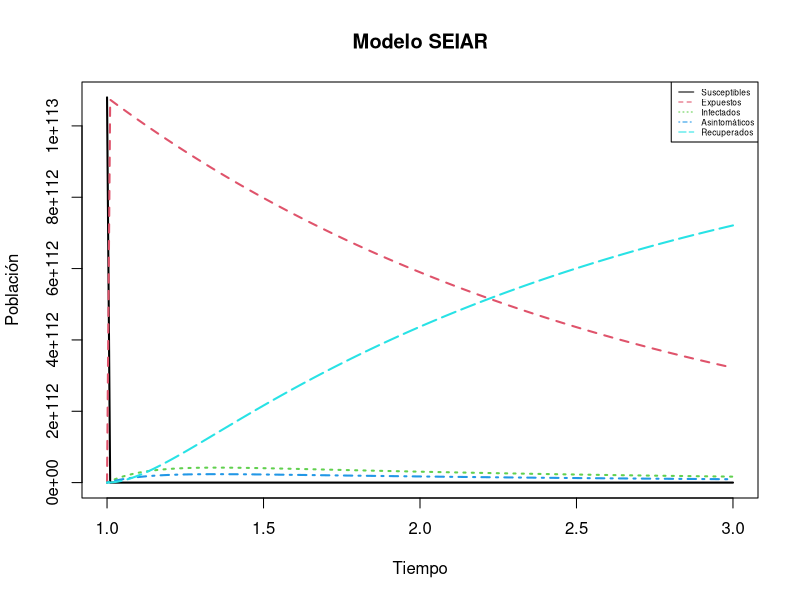
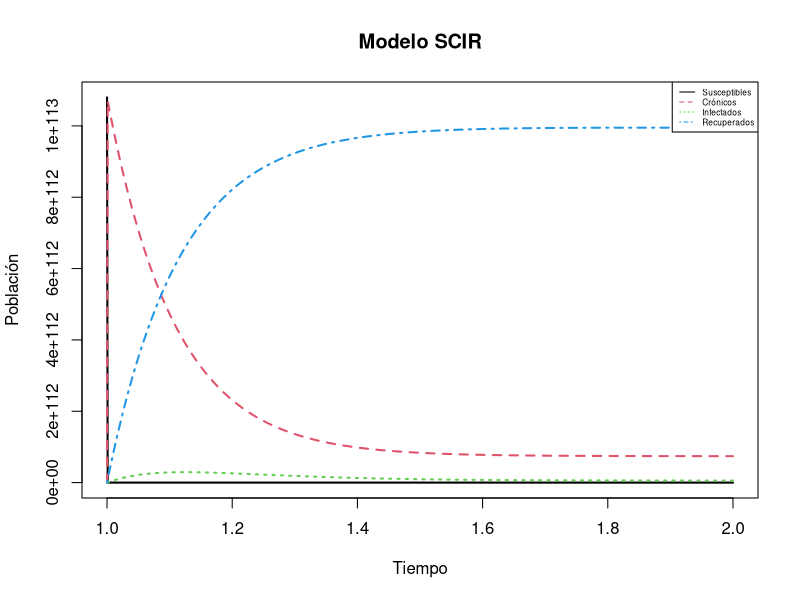
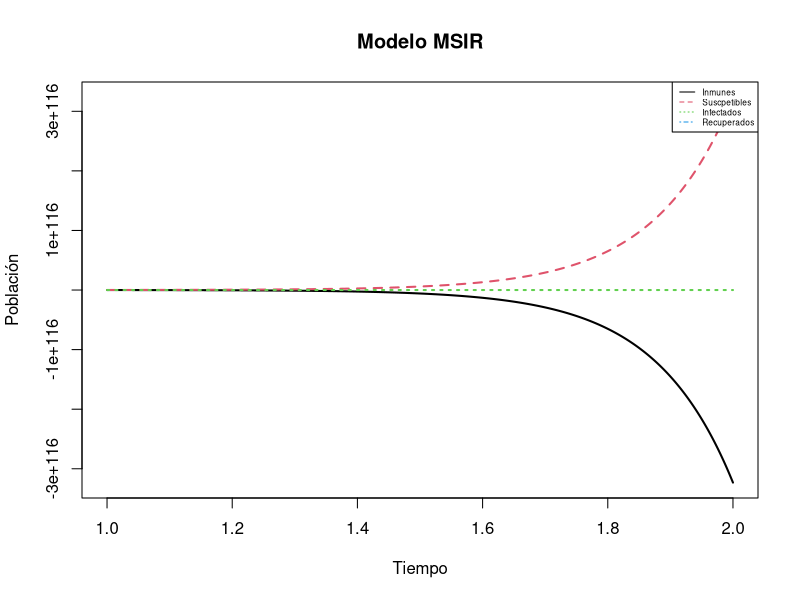
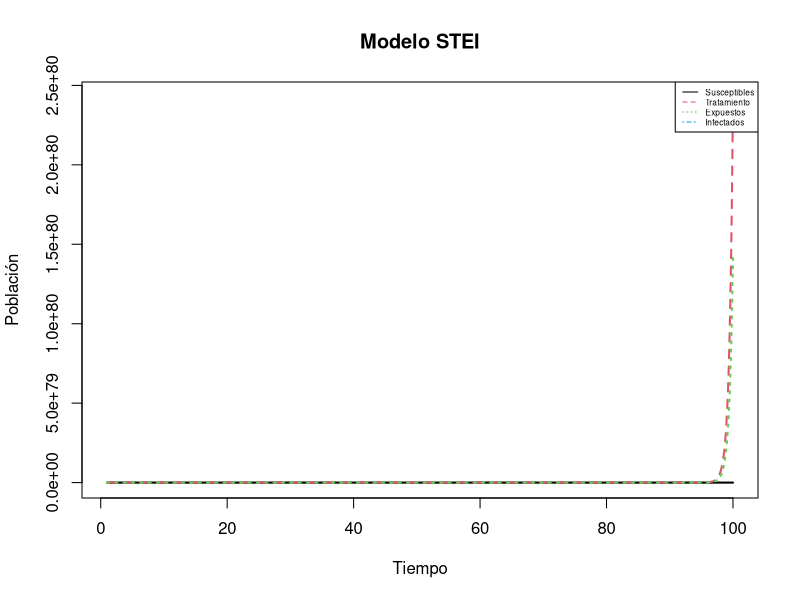
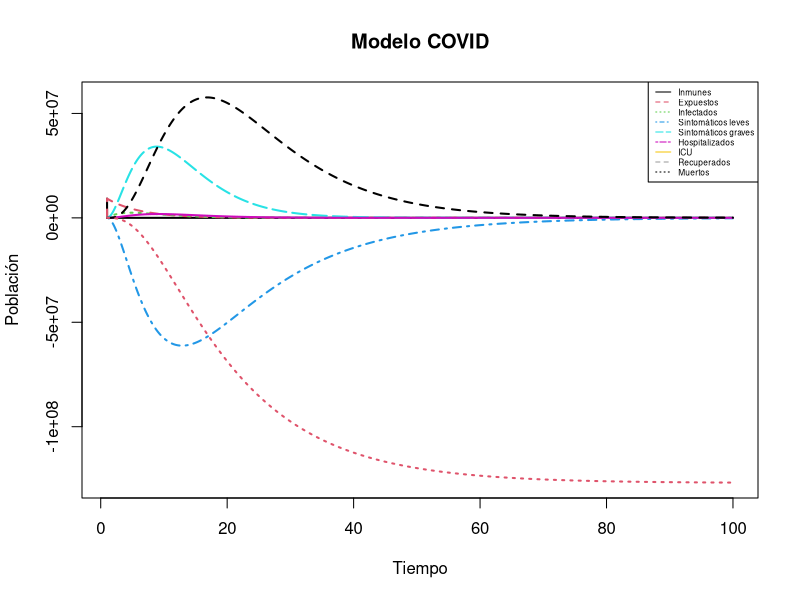

The R source for these figures, in order:
## ---- chunk 1
library(deSolve)
## ---- chunk 2

SEIAR <- function (tiempo, compartimentos, parametros) {
  with (as.list (c (compartimentos, parametros)), {
    dS <- nu - beta*S*(I+(q*A)) - mu*S
    dE <- beta*S*(I+(q*A)) - mu*E - eta*E
    dI <- p*eta*E - alfa*I - mu*I
    dA <- (1-p)*eta*E - gama*A - mu*A
    dR <- gama*A + alfa*I - mu*R
    list (c (dS, dE, dI, dA, dR))
  })
}

parametros <- c (beta = 6, gama = 8, eta = 0.6, mu = 0.005,
         nu = 0.005, p = 0.64, q = 0.26, alfa = 8)
compartimentos <- c (S = 13.5^100, E = 0, I = 65, A = 12, R = 0)
tiempo <- seq (from = 1, to = 3, by = 0.01)

outSEIAR <- ode (compartimentos, tiempo, SEIAR, parametros)

matplot (outSEIAR [ , 1], outSEIAR [ , 2:6], type = "l",
         xlab = "Tiempo", ylab = "Población",
         main = "Modelo SEIAR", lwd = 2)
legend ("topright", c ("Susceptibles", "Expuestos", "Infectados", "Asintomáticos", "Recuperados"), col = 1:5, lty = 1:5, cex = 0.5)
## ---- chunk 3
    library(deSolve)
## ---- chunk 4

SCIR <- function (tiempo, compartimentos, parametros) {
  with (as.list (c (compartimentos, parametros)), {
    dS <- nu - beta*S*(I+(q*C)) - mu*S + rho*R
    dC <- beta*S*(I+(q*C)) - (eta+gama+mu)*C
    dI <- eta*C - (alfa+mu)*I
    dR <- alfa*I + gama*C - (mu+rho)*R
    list (c (dS, dC, dI, dR))
  })
}

parametros <- c (beta = 6, gama = 8, eta = 0.6, mu = 0.005,
         nu = 0.005, rho = 0.64, q = 0.26, alfa = 8)
compartimentos <- c (S = 13.5^100, C = 0, I = 65, R = 0)
tiempo <- seq (from = 1, to = 2, by = 0.001)

outSEIAR <- ode (compartimentos, tiempo, SCIR, parametros)

matplot (outSEIAR [ , 1], outSEIAR [ , 2:5], type = "l",
         xlab = "Tiempo", ylab = "Población",
         main = "Modelo SCIR", lwd = 2)
legend ("topright", c ("Susceptibles", "Crónicos", "Infectados", "Recuperados"), col = 1:5, lty = 1:5, cex = 0.5)
## ---- chunk 5

    MSIR <- function (tiempo, compartimentos, parametros) {
      with (as.list (c (compartimentos, parametros)), {
    dM <- nu -  rho*M - mu*M
    dS <- rho*M - beta*S*I - mu*S
    dI <- beta*S*I - (alfa+mu)*I
    dR <- alfa*I - mu*R
    list (c (dM, dS, dI, dR))
      })
    }

    parametros <- c (beta = 6, rho = 8, alfa = 0.6, mu = 0.005, nu = 0.005)
    compartimentos <- c (S = 0, M = 13.5^100, I = 65, R = 0)
    tiempo <- seq (from = 1, to = 2, by = 0.001)

    outSEIAR <- ode (compartimentos, tiempo, MSIR, parametros)

    matplot (outSEIAR [ , 1], outSEIAR [ , 2:4], type = "l",
         xlab = "Tiempo", ylab = "Población",
         main = "Modelo MSIR", lwd = 2)
    legend ("topright", c ("Inmunes", "Suscpetibles", "Infectados", "Recuperados"), col = 1:4, lty = 1:4, cex = 0.5)
## ---- chunk 6

STEI<- function (tiempo, compartimentos, parametros) {
  with (as.list (c (compartimentos, parametros)), {
    dS <- nu -  beta1*((S*I)/N) - mu*S
    dE <- beta1*((S*I)/N)+beta2*((T*I)/N) - (mu + k + r1)* E + p*r2*I
    dI <- k*E - (r2 + mu)*I
    dT <- r1*E+q*r2*I - beta2* ((T*I)/N) - mu*T
    list (c (dS, dE, dI, dT))
  })
}

parametros <- c (mu = 0.005, nu = 0.005, beta1 = 6, beta2 = 5, k = 4, r1= 3, p= 3, r2 = 5, q= 3, N= 13.5^100 ) 
compartimentos <- c (S = 13451, E = 123 , I = 554, T = 312)
tiempo <- seq (from = 1, to = 100, by = 0.001)

outSEIAR <- ode (compartimentos, tiempo, STEI, parametros)

matplot (outSEIAR [ , 1], outSEIAR [ , 2:4], type = "l",
         xlab = "Tiempo", ylab = "Población",
         main = "Modelo STEI", lwd = 2)
legend ("topright", c ("Susceptibles", "Tratamiento", "Expuestos", "Infectados"), col = 1:4, lty = 1:4, cex = 0.5)
## ---- chunk 7

COVID <- function (tiempo, compartimentos, parametros) {
  with (as.list (c (compartimentos, parametros)), {
    dS <- - (R0/Dinfect)*I*S
    dE <- (R0/Dinfect)*I*S - (1/Dincub)*E
    dI <- (1/Dincub)*E - (1/Dinfect)*I
    dL <- (1-Pgrave)* (1/Dinfect)*I - (1/DRL)*L
    dG <- Pgrave * (1/Dinfect)*I - (1 /Dhosp)*G
    dH <- (1 /Dhosp)*G -(1-PICU)* (1/DRH)*H - PICU* (1/DICU)*H
    dICU <- PICU *(1/DICU)*H - (1-PM)*(1/DRICU)*ICU - PM*(1/DM)*ICU
    dR <-(1/DRL)*L + (1-PICU)*(1/DRH)*H
 + (1-PM)*(1/DRICU)*ICU
    dM <- PM*(1/DM)*ICU
    list (c (dS, dE, dI, dL, dG, dH, dICU, dR, dM))
  })
}

parametros <- c (Dinfect=2.9, Dincub = 5.2, Pgrave = 13.80, DRL=14, Dhosp=4, PICU = 5, DRH =12, PM = 3, DICU =1, DRICU = 7, DM = 8, N = 22, R0 = 2.83)
compartimentos <- c (S =9209944, E = 0, I = 10, L = 0, G= 0, H = 0, ICU = 0, R= 10, M= 0 )
tiempo <- seq (from = 1, to = 100, by = 0.001)

outSEIAR <- ode (compartimentos, tiempo, COVID, parametros)

matplot (outSEIAR [ , 1], outSEIAR [ , 2:9], type = "l",
         xlab = "Tiempo", ylab = "Población",
         main = "Modelo COVID", lwd = 2)
legend ("topright", c ("Inmunes", "Expuestos", "Infectados", "Sintomáticos leves", "Sintomáticos graves", "Hospitalizados", "ICU", "Recuperados", "Muertos"), col = 1:9, lty = 1:9, cex = 0.5)
